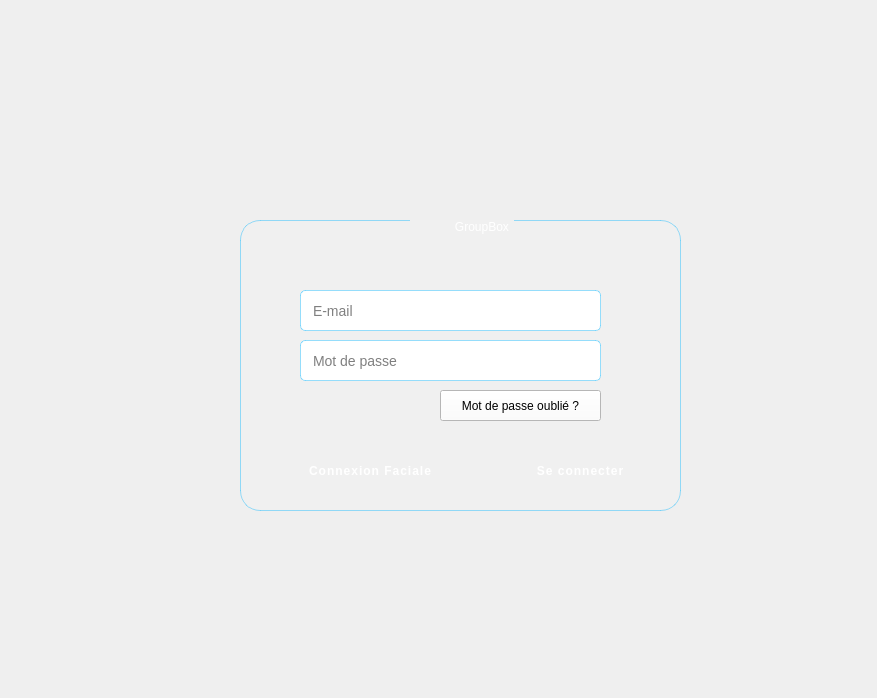
<?xml version="1.0" encoding="UTF-8"?>
<ui version="4.0">
 <class>Dialog</class>
 <widget class="QDialog" name="Dialog">
  <property name="geometry">
   <rect>
    <x>0</x>
    <y>0</y>
    <width>877</width>
    <height>698</height>
   </rect>
  </property>
  <property name="windowTitle">
   <string>Dialog</string>
  </property>
  <widget class="QLabel" name="label">
   <property name="geometry">
    <rect>
     <x>-480</x>
     <y>-200</y>
     <width>1421</width>
     <height>1421</height>
    </rect>
   </property>
   <property name="styleSheet">
    <string notr="true">background-image: url(:/res/resources/back.jpeg);</string>
   </property>
   <property name="text">
    <string/>
   </property>
  </widget>
  <widget class="QLabel" name="label_4">
   <property name="geometry">
    <rect>
     <x>140</x>
     <y>10</y>
     <width>591</width>
     <height>241</height>
    </rect>
   </property>
   <property name="styleSheet">
    <string notr="true">image: url(:/res/resources/logo.png);</string>
   </property>
   <property name="text">
    <string/>
   </property>
  </widget>
  <widget class="QGroupBox" name="groupBox_2">
   <property name="geometry">
    <rect>
     <x>240</x>
     <y>220</y>
     <width>441</width>
     <height>291</height>
    </rect>
   </property>
   <property name="styleSheet">
    <string notr="true">QGroupBox {
    background-color: rgba(255, 255, 255, 0.08);  /* presque blanc translucide */
    border: 1px solid rgba(0, 180, 255, 0.4);
    border-radius: 20px;
    padding: 20px;
}


QGroupBox:title {
    color: white;
    subcontrol-origin: margin;
    subcontrol-position: top center;
    padding: 0 3px;
}
</string>
   </property>
   <property name="title">
    <string>            GroupBox</string>
   </property>
   <widget class="QLineEdit" name="lineEdit">
    <property name="geometry">
     <rect>
      <x>60</x>
      <y>70</y>
      <width>301</width>
      <height>41</height>
     </rect>
    </property>
    <property name="styleSheet">
     <string notr="true">background-color: rgb(255, 255, 255);
     border: 1px solid rgba(0, 180, 255, 0.4);
    border-radius: 20px;
color: rgb(0, 0, 0);

    border-radius: 5px;
    padding: 10px;
    font-size: 14px;</string>
    </property>
    <property name="inputMask">
     <string/>
    </property>
    <property name="placeholderText">
     <string>E-mail</string>
    </property>
   </widget>
   <widget class="QLineEdit" name="lineEdit_2">
    <property name="geometry">
     <rect>
      <x>60</x>
      <y>120</y>
      <width>301</width>
      <height>41</height>
     </rect>
    </property>
    <property name="styleSheet">
     <string notr="true">background-color: rgb(255, 255, 255);
     border: 1px solid rgba(0, 180, 255, 0.4);

color: rgb(0, 0, 0);
 
    border-radius: 5px;
    padding: 10px;
    font-size: 14px;</string>
    </property>
    <property name="placeholderText">
     <string>Mot de passe</string>
    </property>
   </widget>
   <widget class="QPushButton" name="Login">
    <property name="geometry">
     <rect>
      <x>250</x>
      <y>230</y>
      <width>181</width>
      <height>41</height>
     </rect>
    </property>
    <property name="styleSheet">
     <string notr="true">QPushButton {
	background-image: url(:/res/resources/back.jpeg);
    
    color: white;
    border-radius: 10px;
    padding: 10px;
    font-weight: bold;
    letter-spacing: 1px;
}

QPushButton:hover {
    background-color: #005599;
}
</string>
    </property>
    <property name="text">
     <string>Se connecter</string>
    </property>
   </widget>
   <widget class="QPushButton" name="forgotPasswordBtn">
    <property name="geometry">
     <rect>
      <x>200</x>
      <y>170</y>
      <width>161</width>
      <height>31</height>
     </rect>
    </property>
    <property name="styleSheet">
     <string notr="true">background-color: rgb(255, 255, 255);
color: rgb(0, 0, 0);</string>
    </property>
    <property name="text">
     <string>Mot de passe oublié ?</string>
    </property>
   </widget>
   <widget class="QPushButton" name="Login_2">
    <property name="geometry">
     <rect>
      <x>40</x>
      <y>230</y>
      <width>181</width>
      <height>41</height>
     </rect>
    </property>
    <property name="styleSheet">
     <string notr="true">QPushButton {
   
	
	background-image: url(:/res/resources/back.jpeg);
    color: white;
    border-radius: 10px;
    padding: 10px;
    font-weight: bold;
    letter-spacing: 1px;
}

QPushButton:hover {
    background-color: #005599;
}
</string>
    </property>
    <property name="text">
     <string>Connexion Faciale</string>
    </property>
   </widget>
  </widget>
 </widget>
 <resources/>
 <connections/>
</ui>
